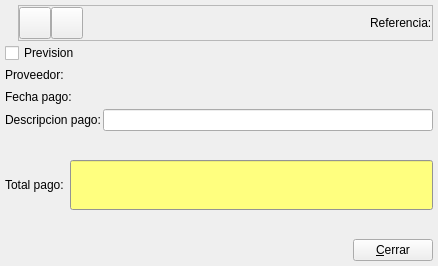
<ui version="4.0" >
 <author>Tomeu Borrás</author>
 <comment></comment>
 <exportmacro></exportmacro>
 <class>PagoBase</class>
 <widget class="QWidget" name="PagoBase" >
  <property name="geometry" >
   <rect>
    <x>0</x>
    <y>0</y>
    <width>438</width>
    <height>266</height>
   </rect>
  </property>
  <property name="windowTitle" >
   <string>Pago</string>
  </property>
  <property name="windowIcon" >
   <iconset/>
  </property>
  <layout class="QVBoxLayout" >
   <property name="margin" >
    <number>5</number>
   </property>
   <property name="spacing" >
    <number>2</number>
   </property>
   <item>
    <layout class="QHBoxLayout" >
     <property name="margin" >
      <number>0</number>
     </property>
     <property name="spacing" >
      <number>6</number>
     </property>
     <item>
      <widget class="QLabel" name="label" >
       <property name="text" >
        <string/>
       </property>
       <property name="pixmap" >
        <pixmap resource="../../bulmages-recursos-graficos.qrc" >:/Bulmafact48x48/images/png/48x48/i_bulmages_pagos.48x48.png</pixmap>
       </property>
      </widget>
     </item>
     <item>
      <widget class="QFrame" name="frame" >
       <property name="sizePolicy" >
        <sizepolicy>
         <hsizetype>5</hsizetype>
         <vsizetype>0</vsizetype>
         <horstretch>0</horstretch>
         <verstretch>0</verstretch>
        </sizepolicy>
       </property>
       <property name="minimumSize" >
        <size>
         <width>16</width>
         <height>36</height>
        </size>
       </property>
       <property name="frameShape" >
        <enum>QFrame::StyledPanel</enum>
       </property>
       <property name="frameShadow" >
        <enum>QFrame::Raised</enum>
       </property>
       <layout class="QHBoxLayout" >
        <property name="margin" >
         <number>0</number>
        </property>
        <property name="spacing" >
         <number>0</number>
        </property>
        <item>
         <widget class="QToolButton" name="mui_guardar" >
          <property name="minimumSize" >
           <size>
            <width>32</width>
            <height>32</height>
           </size>
          </property>
          <property name="toolTip" >
           <string>Guardar pago</string>
          </property>
          <property name="whatsThis" >
           <string>Guardar pago</string>
          </property>
          <property name="text" >
           <string/>
          </property>
          <property name="icon" >
           <iconset resource="../../bulmages-recursos-graficos.qrc" >:/Genericos32x32/images/pendientes/i_save.xpm</iconset>
          </property>
          <property name="iconSize" >
           <size>
            <width>22</width>
            <height>22</height>
           </size>
          </property>
         </widget>
        </item>
        <item>
         <widget class="QToolButton" name="mui_borrar" >
          <property name="minimumSize" >
           <size>
            <width>32</width>
            <height>32</height>
           </size>
          </property>
          <property name="toolTip" >
           <string>Borrar pago</string>
          </property>
          <property name="whatsThis" >
           <string>Borrar pago</string>
          </property>
          <property name="text" >
           <string/>
          </property>
          <property name="icon" >
           <iconset resource="../../bulmages-recursos-graficos.qrc" >:/Genericos32x32/images/pendientes/i_editDelete.png</iconset>
          </property>
          <property name="iconSize" >
           <size>
            <width>22</width>
            <height>22</height>
           </size>
          </property>
         </widget>
        </item>
        <item>
         <spacer>
          <property name="orientation" >
           <enum>Qt::Horizontal</enum>
          </property>
          <property name="sizeType" >
           <enum>QSizePolicy::Expanding</enum>
          </property>
          <property name="sizeHint" >
           <size>
            <width>213</width>
            <height>32</height>
           </size>
          </property>
         </spacer>
        </item>
        <item>
         <widget class="QLabel" name="textLabel1_2_2_3_2_2" >
          <property name="sizePolicy" >
           <sizepolicy>
            <hsizetype>1</hsizetype>
            <vsizetype>5</vsizetype>
            <horstretch>0</horstretch>
            <verstretch>0</verstretch>
           </sizepolicy>
          </property>
          <property name="text" >
           <string>Referencia:</string>
          </property>
          <property name="buddy" >
           <cstring>mui_refpago</cstring>
          </property>
         </widget>
        </item>
        <item>
         <widget class="BusquedaReferencia" name="mui_refpago" >
          <property name="sizePolicy" >
           <sizepolicy>
            <hsizetype>13</hsizetype>
            <vsizetype>13</vsizetype>
            <horstretch>0</horstretch>
            <verstretch>0</verstretch>
           </sizepolicy>
          </property>
         </widget>
        </item>
       </layout>
      </widget>
     </item>
    </layout>
   </item>
   <item>
    <widget class="QCheckBox" name="mui_previsionpago" >
     <property name="text" >
      <string>Prevision</string>
     </property>
    </widget>
   </item>
   <item>
    <layout class="QHBoxLayout" >
     <property name="margin" >
      <number>0</number>
     </property>
     <property name="spacing" >
      <number>2</number>
     </property>
     <item>
      <widget class="QLabel" name="textLabel1_2_3_2" >
       <property name="text" >
        <string>Proveedor:</string>
       </property>
      </widget>
     </item>
     <item>
      <widget class="BusquedaProveedor" name="mui_proveedor" >
       <property name="minimumSize" >
        <size>
         <width>250</width>
         <height>0</height>
        </size>
       </property>
      </widget>
     </item>
     <item>
      <spacer>
       <property name="orientation" >
        <enum>Qt::Horizontal</enum>
       </property>
       <property name="sizeType" >
        <enum>QSizePolicy::Expanding</enum>
       </property>
       <property name="sizeHint" >
        <size>
         <width>160</width>
         <height>20</height>
        </size>
       </property>
      </spacer>
     </item>
    </layout>
   </item>
   <item>
    <layout class="QHBoxLayout" >
     <property name="margin" >
      <number>0</number>
     </property>
     <property name="spacing" >
      <number>2</number>
     </property>
     <item>
      <widget class="QLabel" name="textLabel1_2_3" >
       <property name="text" >
        <string>Fecha pago:</string>
       </property>
      </widget>
     </item>
     <item>
      <widget class="BusquedaFecha" name="mui_fechapago" >
       <property name="sizePolicy" >
        <sizepolicy>
         <hsizetype>7</hsizetype>
         <vsizetype>5</vsizetype>
         <horstretch>0</horstretch>
         <verstretch>0</verstretch>
        </sizepolicy>
       </property>
      </widget>
     </item>
     <item>
      <spacer>
       <property name="orientation" >
        <enum>Qt::Horizontal</enum>
       </property>
       <property name="sizeType" >
        <enum>QSizePolicy::MinimumExpanding</enum>
       </property>
       <property name="sizeHint" >
        <size>
         <width>276</width>
         <height>20</height>
        </size>
       </property>
      </spacer>
     </item>
    </layout>
   </item>
   <item>
    <layout class="QHBoxLayout" >
     <property name="margin" >
      <number>0</number>
     </property>
     <property name="spacing" >
      <number>2</number>
     </property>
     <item>
      <widget class="QLabel" name="textLabel1_2_2_3_2" >
       <property name="sizePolicy" >
        <sizepolicy>
         <hsizetype>1</hsizetype>
         <vsizetype>5</vsizetype>
         <horstretch>0</horstretch>
         <verstretch>0</verstretch>
        </sizepolicy>
       </property>
       <property name="text" >
        <string>Descripcion pago:</string>
       </property>
       <property name="buddy" >
        <cstring>mui_comentpago</cstring>
       </property>
      </widget>
     </item>
     <item>
      <widget class="QLineEdit" name="mui_comentpago" />
     </item>
    </layout>
   </item>
   <item>
    <spacer>
     <property name="orientation" >
      <enum>Qt::Vertical</enum>
     </property>
     <property name="sizeType" >
      <enum>QSizePolicy::Expanding</enum>
     </property>
     <property name="sizeHint" >
      <size>
       <width>420</width>
       <height>16</height>
      </size>
     </property>
    </spacer>
   </item>
   <item>
    <layout class="QHBoxLayout" >
     <property name="margin" >
      <number>0</number>
     </property>
     <property name="spacing" >
      <number>6</number>
     </property>
     <item>
      <widget class="QLabel" name="textLabel1_4_4" >
       <property name="sizePolicy" >
        <sizepolicy>
         <hsizetype>0</hsizetype>
         <vsizetype>5</vsizetype>
         <horstretch>0</horstretch>
         <verstretch>0</verstretch>
        </sizepolicy>
       </property>
       <property name="text" >
        <string>Total pago:</string>
       </property>
       <property name="buddy" >
        <cstring>mui_cantpago</cstring>
       </property>
      </widget>
     </item>
     <item>
      <widget class="QLineEdit" name="mui_cantpago" >
       <property name="enabled" >
        <bool>true</bool>
       </property>
       <property name="palette" >
        <palette>
         <active>
          <color>
           <red>0</red>
           <green>0</green>
           <blue>0</blue>
          </color>
          <color>
           <red>207</red>
           <green>207</green>
           <blue>207</blue>
          </color>
          <color>
           <red>237</red>
           <green>237</green>
           <blue>237</blue>
          </color>
          <color>
           <red>231</red>
           <green>231</green>
           <blue>231</blue>
          </color>
          <color>
           <red>121</red>
           <green>125</green>
           <blue>121</blue>
          </color>
          <color>
           <red>166</red>
           <green>166</green>
           <blue>166</blue>
          </color>
          <color>
           <red>0</red>
           <green>0</green>
           <blue>0</blue>
          </color>
          <color>
           <red>255</red>
           <green>255</green>
           <blue>255</blue>
          </color>
          <color>
           <red>0</red>
           <green>0</green>
           <blue>0</blue>
          </color>
          <color>
           <red>255</red>
           <green>255</green>
           <blue>127</blue>
          </color>
          <color>
           <red>207</red>
           <green>207</green>
           <blue>207</blue>
          </color>
          <color>
           <red>0</red>
           <green>0</green>
           <blue>0</blue>
          </color>
          <color>
           <red>0</red>
           <green>0</green>
           <blue>0</blue>
          </color>
          <color>
           <red>255</red>
           <green>255</green>
           <blue>255</blue>
          </color>
          <color>
           <red>0</red>
           <green>0</green>
           <blue>255</blue>
          </color>
          <color>
           <red>255</red>
           <green>0</green>
           <blue>255</blue>
          </color>
          <color>
           <red>231</red>
           <green>231</green>
           <blue>231</blue>
          </color>
         </active>
         <inactive>
          <color>
           <red>0</red>
           <green>0</green>
           <blue>0</blue>
          </color>
          <color>
           <red>207</red>
           <green>207</green>
           <blue>207</blue>
          </color>
          <color>
           <red>237</red>
           <green>237</green>
           <blue>237</blue>
          </color>
          <color>
           <red>231</red>
           <green>231</green>
           <blue>231</blue>
          </color>
          <color>
           <red>121</red>
           <green>125</green>
           <blue>121</blue>
          </color>
          <color>
           <red>166</red>
           <green>166</green>
           <blue>166</blue>
          </color>
          <color>
           <red>0</red>
           <green>0</green>
           <blue>0</blue>
          </color>
          <color>
           <red>255</red>
           <green>255</green>
           <blue>255</blue>
          </color>
          <color>
           <red>0</red>
           <green>0</green>
           <blue>0</blue>
          </color>
          <color>
           <red>255</red>
           <green>255</green>
           <blue>127</blue>
          </color>
          <color>
           <red>207</red>
           <green>207</green>
           <blue>207</blue>
          </color>
          <color>
           <red>0</red>
           <green>0</green>
           <blue>0</blue>
          </color>
          <color>
           <red>0</red>
           <green>0</green>
           <blue>0</blue>
          </color>
          <color>
           <red>255</red>
           <green>255</green>
           <blue>255</blue>
          </color>
          <color>
           <red>0</red>
           <green>0</green>
           <blue>255</blue>
          </color>
          <color>
           <red>255</red>
           <green>0</green>
           <blue>255</blue>
          </color>
          <color>
           <red>231</red>
           <green>231</green>
           <blue>231</blue>
          </color>
         </inactive>
         <disabled>
          <color>
           <red>121</red>
           <green>125</green>
           <blue>121</blue>
          </color>
          <color>
           <red>207</red>
           <green>207</green>
           <blue>207</blue>
          </color>
          <color>
           <red>237</red>
           <green>237</green>
           <blue>237</blue>
          </color>
          <color>
           <red>231</red>
           <green>231</green>
           <blue>231</blue>
          </color>
          <color>
           <red>121</red>
           <green>125</green>
           <blue>121</blue>
          </color>
          <color>
           <red>166</red>
           <green>166</green>
           <blue>166</blue>
          </color>
          <color>
           <red>121</red>
           <green>125</green>
           <blue>121</blue>
          </color>
          <color>
           <red>255</red>
           <green>255</green>
           <blue>255</blue>
          </color>
          <color>
           <red>121</red>
           <green>125</green>
           <blue>121</blue>
          </color>
          <color>
           <red>207</red>
           <green>207</green>
           <blue>207</blue>
          </color>
          <color>
           <red>207</red>
           <green>207</green>
           <blue>207</blue>
          </color>
          <color>
           <red>0</red>
           <green>0</green>
           <blue>0</blue>
          </color>
          <color>
           <red>121</red>
           <green>125</green>
           <blue>121</blue>
          </color>
          <color>
           <red>207</red>
           <green>207</green>
           <blue>207</blue>
          </color>
          <color>
           <red>0</red>
           <green>0</green>
           <blue>255</blue>
          </color>
          <color>
           <red>255</red>
           <green>0</green>
           <blue>255</blue>
          </color>
          <color>
           <red>231</red>
           <green>231</green>
           <blue>231</blue>
          </color>
         </disabled>
        </palette>
       </property>
       <property name="font" >
        <font>
         <family>Arial</family>
         <pointsize>28</pointsize>
         <weight>75</weight>
         <italic>false</italic>
         <bold>true</bold>
         <underline>false</underline>
         <strikeout>false</strikeout>
        </font>
       </property>
       <property name="text" >
        <string/>
       </property>
       <property name="alignment" >
        <set>Qt::AlignRight</set>
       </property>
      </widget>
     </item>
    </layout>
   </item>
   <item>
    <spacer>
     <property name="orientation" >
      <enum>Qt::Vertical</enum>
     </property>
     <property name="sizeHint" >
      <size>
       <width>20</width>
       <height>16</height>
      </size>
     </property>
    </spacer>
   </item>
   <item>
    <layout class="QHBoxLayout" >
     <property name="margin" >
      <number>0</number>
     </property>
     <property name="spacing" >
      <number>6</number>
     </property>
     <item>
      <spacer>
       <property name="orientation" >
        <enum>Qt::Horizontal</enum>
       </property>
       <property name="sizeHint" >
        <size>
         <width>40</width>
         <height>20</height>
        </size>
       </property>
      </spacer>
     </item>
     <item>
      <widget class="QPushButton" name="pushButton" >
       <property name="text" >
        <string>&amp;Cerrar</string>
       </property>
      </widget>
     </item>
    </layout>
   </item>
  </layout>
 </widget>
 <layoutdefault spacing="2" margin="5" />
 <pixmapfunction></pixmapfunction>
 <customwidgets>
  <customwidget>
   <class>BusquedaProveedor</class>
   <extends></extends>
   <header>busquedaproveedor.h</header>
   <container>0</container>
   <pixmap></pixmap>
  </customwidget>
  <customwidget>
   <class>BusquedaFecha</class>
   <extends></extends>
   <header>../../../bulmalib/busquedafecha.h</header>
   <container>0</container>
   <pixmap></pixmap>
  </customwidget>
  <customwidget>
   <class>BusquedaReferencia</class>
   <extends>QLineEdit</extends>
   <header>busquedareferencia.h</header>
   <container>0</container>
   <pixmap></pixmap>
  </customwidget>
 </customwidgets>
 <tabstops>
  <tabstop>mui_refpago</tabstop>
  <tabstop>mui_previsionpago</tabstop>
  <tabstop>mui_comentpago</tabstop>
  <tabstop>mui_cantpago</tabstop>
  <tabstop>pushButton</tabstop>
  <tabstop>mui_guardar</tabstop>
  <tabstop>mui_borrar</tabstop>
  <tabstop>mui_comentpago</tabstop>
 </tabstops>
 <resources>
  <include location="../../bulmages-recursos-graficos.qrc" />
 </resources>
 <connections>
  <connection>
   <sender>pushButton</sender>
   <signal>clicked()</signal>
   <receiver>PagoBase</receiver>
   <slot>close()</slot>
   <hints>
    <hint type="sourcelabel" >
     <x>414</x>
     <y>246</y>
    </hint>
    <hint type="destinationlabel" >
     <x>432</x>
     <y>102</y>
    </hint>
   </hints>
  </connection>
 </connections>
</ui>
